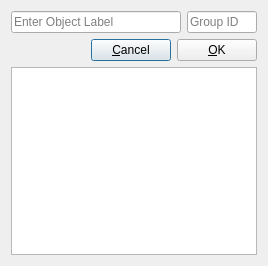
<?xml version="1.0" encoding="UTF-8"?>
<ui version="4.0">
 <class>LabelDialog</class>
 <widget class="QDialog" name="LabelDialog">
  <property name="geometry">
   <rect>
    <x>0</x>
    <y>0</y>
    <width>266</width>
    <height>266</height>
   </rect>
  </property>
  <property name="windowTitle">
   <string>Label-Anything</string>
  </property>
  <layout class="QVBoxLayout" name="verticalLayout">
   <item>
    <layout class="QHBoxLayout" name="horizontalLayout">
     <item>
      <widget class="QLineEdit" name="lineEdit_Label_Name">
       <property name="minimumSize">
        <size>
         <width>170</width>
         <height>0</height>
        </size>
       </property>
       <property name="placeholderText">
        <string>Enter Object Label</string>
       </property>
      </widget>
     </item>
     <item>
      <widget class="QLineEdit" name="lineEdit_Group_ID">
       <property name="minimumSize">
        <size>
         <width>70</width>
         <height>0</height>
        </size>
       </property>
       <property name="placeholderText">
        <string>Group ID</string>
       </property>
      </widget>
     </item>
    </layout>
   </item>
   <item>
    <layout class="QHBoxLayout" name="horizontalLayout_2">
     <item>
      <spacer name="horizontalSpacer">
       <property name="orientation">
        <enum>Qt::Horizontal</enum>
       </property>
       <property name="sizeHint" stdset="0">
        <size>
         <width>40</width>
         <height>20</height>
        </size>
       </property>
      </spacer>
     </item>
     <item>
      <widget class="QPushButton" name="pushButton_Cancel">
       <property name="text">
        <string>&amp;Cancel</string>
       </property>
      </widget>
     </item>
     <item>
      <widget class="QPushButton" name="pushButton_OK">
       <property name="text">
        <string>&amp;OK</string>
       </property>
      </widget>
     </item>
    </layout>
   </item>
   <item>
    <widget class="QListWidget" name="listWidget_Label_Name"/>
   </item>
  </layout>
 </widget>
 <resources/>
 <connections/>
</ui>
